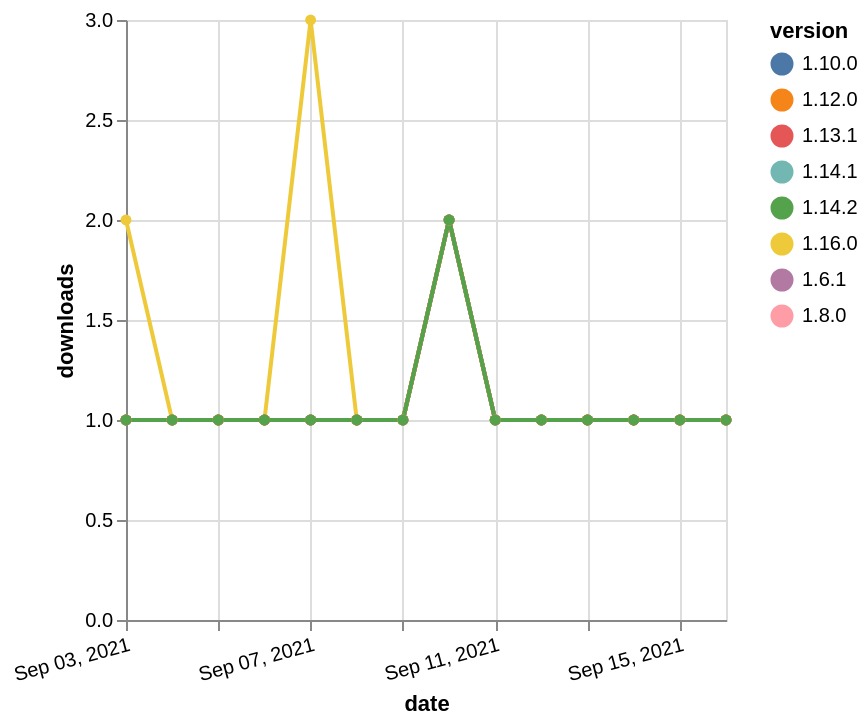

Here is the Vega-Lite specification saved for this chart:
### Vega-Lite specification from a JSON file in a GitHub repository (floating-point values rounded to 4 significant figures)
{"$schema": "https://vega.github.io/schema/vega-lite/v5.json", "description": "A simple bar chart with embedded data.", "data": {"values": [{"date": "2021-09-03", "total": 251, "delta": 1, "version": "1.6.1"}, {"date": "2021-09-04", "total": 252, "delta": 1, "version": "1.6.1"}, {"date": "2021-09-05", "total": 253, "delta": 1, "version": "1.6.1"}, {"date": "2021-09-06", "total": 254, "delta": 1, "version": "1.6.1"}, {"date": "2021-09-07", "total": 255, "delta": 1, "version": "1.6.1"}, {"date": "2021-09-08", "total": 256, "delta": 1, "version": "1.6.1"}, {"date": "2021-09-09", "total": 257, "delta": 1, "version": "1.6.1"}, {"date": "2021-09-10", "total": 259, "delta": 2, "version": "1.6.1"}, {"date": "2021-09-11", "total": 260, "delta": 1, "version": "1.6.1"}, {"date": "2021-09-12", "total": 261, "delta": 1, "version": "1.6.1"}, {"date": "2021-09-13", "total": 262, "delta": 1, "version": "1.6.1"}, {"date": "2021-09-14", "total": 263, "delta": 1, "version": "1.6.1"}, {"date": "2021-09-15", "total": 264, "delta": 1, "version": "1.6.1"}, {"date": "2021-09-16", "total": 265, "delta": 1, "version": "1.6.1"}, {"date": "2021-09-03", "total": 205, "delta": 1, "version": "1.8.0"}, {"date": "2021-09-04", "total": 206, "delta": 1, "version": "1.8.0"}, {"date": "2021-09-05", "total": 207, "delta": 1, "version": "1.8.0"}, {"date": "2021-09-06", "total": 208, "delta": 1, "version": "1.8.0"}, {"date": "2021-09-07", "total": 209, "delta": 1, "version": "1.8.0"}, {"date": "2021-09-08", "total": 210, "delta": 1, "version": "1.8.0"}, {"date": "2021-09-09", "total": 211, "delta": 1, "version": "1.8.0"}, {"date": "2021-09-10", "total": 213, "delta": 2, "version": "1.8.0"}, {"date": "2021-09-11", "total": 214, "delta": 1, "version": "1.8.0"}, {"date": "2021-09-12", "total": 215, "delta": 1, "version": "1.8.0"}, {"date": "2021-09-13", "total": 216, "delta": 1, "version": "1.8.0"}, {"date": "2021-09-14", "total": 217, "delta": 1, "version": "1.8.0"}, {"date": "2021-09-15", "total": 218, "delta": 1, "version": "1.8.0"}, {"date": "2021-09-16", "total": 219, "delta": 1, "version": "1.8.0"}, {"date": "2021-09-03", "total": 192, "delta": 1, "version": "1.10.0"}, {"date": "2021-09-04", "total": 193, "delta": 1, "version": "1.10.0"}, {"date": "2021-09-05", "total": 194, "delta": 1, "version": "1.10.0"}, {"date": "2021-09-06", "total": 195, "delta": 1, "version": "1.10.0"}, {"date": "2021-09-07", "total": 196, "delta": 1, "version": "1.10.0"}, {"date": "2021-09-08", "total": 197, "delta": 1, "version": "1.10.0"}, {"date": "2021-09-09", "total": 198, "delta": 1, "version": "1.10.0"}, {"date": "2021-09-10", "total": 200, "delta": 2, "version": "1.10.0"}, {"date": "2021-09-11", "total": 201, "delta": 1, "version": "1.10.0"}, {"date": "2021-09-12", "total": 202, "delta": 1, "version": "1.10.0"}, {"date": "2021-09-13", "total": 203, "delta": 1, "version": "1.10.0"}, {"date": "2021-09-14", "total": 204, "delta": 1, "version": "1.10.0"}, {"date": "2021-09-15", "total": 205, "delta": 1, "version": "1.10.0"}, {"date": "2021-09-16", "total": 206, "delta": 1, "version": "1.10.0"}, {"date": "2021-09-03", "total": 127, "delta": 2, "version": "1.16.0"}, {"date": "2021-09-04", "total": 128, "delta": 1, "version": "1.16.0"}, {"date": "2021-09-05", "total": 129, "delta": 1, "version": "1.16.0"}, {"date": "2021-09-06", "total": 130, "delta": 1, "version": "1.16.0"}, {"date": "2021-09-07", "total": 133, "delta": 3, "version": "1.16.0"}, {"date": "2021-09-08", "total": 134, "delta": 1, "version": "1.16.0"}, {"date": "2021-09-09", "total": 135, "delta": 1, "version": "1.16.0"}, {"date": "2021-09-10", "total": 137, "delta": 2, "version": "1.16.0"}, {"date": "2021-09-11", "total": 138, "delta": 1, "version": "1.16.0"}, {"date": "2021-09-12", "total": 139, "delta": 1, "version": "1.16.0"}, {"date": "2021-09-13", "total": 140, "delta": 1, "version": "1.16.0"}, {"date": "2021-09-14", "total": 141, "delta": 1, "version": "1.16.0"}, {"date": "2021-09-15", "total": 142, "delta": 1, "version": "1.16.0"}, {"date": "2021-09-16", "total": 143, "delta": 1, "version": "1.16.0"}, {"date": "2021-09-03", "total": 157, "delta": 1, "version": "1.13.1"}, {"date": "2021-09-04", "total": 158, "delta": 1, "version": "1.13.1"}, {"date": "2021-09-05", "total": 159, "delta": 1, "version": "1.13.1"}, {"date": "2021-09-06", "total": 160, "delta": 1, "version": "1.13.1"}, {"date": "2021-09-07", "total": 161, "delta": 1, "version": "1.13.1"}, {"date": "2021-09-08", "total": 162, "delta": 1, "version": "1.13.1"}, {"date": "2021-09-09", "total": 163, "delta": 1, "version": "1.13.1"}, {"date": "2021-09-10", "total": 165, "delta": 2, "version": "1.13.1"}, {"date": "2021-09-11", "total": 166, "delta": 1, "version": "1.13.1"}, {"date": "2021-09-12", "total": 167, "delta": 1, "version": "1.13.1"}, {"date": "2021-09-13", "total": 168, "delta": 1, "version": "1.13.1"}, {"date": "2021-09-14", "total": 169, "delta": 1, "version": "1.13.1"}, {"date": "2021-09-15", "total": 170, "delta": 1, "version": "1.13.1"}, {"date": "2021-09-16", "total": 171, "delta": 1, "version": "1.13.1"}, {"date": "2021-09-03", "total": 155, "delta": 1, "version": "1.14.1"}, {"date": "2021-09-04", "total": 156, "delta": 1, "version": "1.14.1"}, {"date": "2021-09-05", "total": 157, "delta": 1, "version": "1.14.1"}, {"date": "2021-09-06", "total": 158, "delta": 1, "version": "1.14.1"}, {"date": "2021-09-07", "total": 159, "delta": 1, "version": "1.14.1"}, {"date": "2021-09-08", "total": 160, "delta": 1, "version": "1.14.1"}, {"date": "2021-09-09", "total": 161, "delta": 1, "version": "1.14.1"}, {"date": "2021-09-10", "total": 163, "delta": 2, "version": "1.14.1"}, {"date": "2021-09-11", "total": 164, "delta": 1, "version": "1.14.1"}, {"date": "2021-09-12", "total": 165, "delta": 1, "version": "1.14.1"}, {"date": "2021-09-13", "total": 166, "delta": 1, "version": "1.14.1"}, {"date": "2021-09-14", "total": 167, "delta": 1, "version": "1.14.1"}, {"date": "2021-09-15", "total": 168, "delta": 1, "version": "1.14.1"}, {"date": "2021-09-16", "total": 169, "delta": 1, "version": "1.14.1"}, {"date": "2021-09-03", "total": 169, "delta": 1, "version": "1.12.0"}, {"date": "2021-09-04", "total": 170, "delta": 1, "version": "1.12.0"}, {"date": "2021-09-05", "total": 171, "delta": 1, "version": "1.12.0"}, {"date": "2021-09-06", "total": 172, "delta": 1, "version": "1.12.0"}, {"date": "2021-09-07", "total": 173, "delta": 1, "version": "1.12.0"}, {"date": "2021-09-08", "total": 174, "delta": 1, "version": "1.12.0"}, {"date": "2021-09-09", "total": 175, "delta": 1, "version": "1.12.0"}, {"date": "2021-09-10", "total": 177, "delta": 2, "version": "1.12.0"}, {"date": "2021-09-11", "total": 178, "delta": 1, "version": "1.12.0"}, {"date": "2021-09-12", "total": 179, "delta": 1, "version": "1.12.0"}, {"date": "2021-09-13", "total": 180, "delta": 1, "version": "1.12.0"}, {"date": "2021-09-14", "total": 181, "delta": 1, "version": "1.12.0"}, {"date": "2021-09-15", "total": 182, "delta": 1, "version": "1.12.0"}, {"date": "2021-09-16", "total": 183, "delta": 1, "version": "1.12.0"}, {"date": "2021-09-03", "total": 138, "delta": 1, "version": "1.14.2"}, {"date": "2021-09-04", "total": 139, "delta": 1, "version": "1.14.2"}, {"date": "2021-09-05", "total": 140, "delta": 1, "version": "1.14.2"}, {"date": "2021-09-06", "total": 141, "delta": 1, "version": "1.14.2"}, {"date": "2021-09-07", "total": 142, "delta": 1, "version": "1.14.2"}, {"date": "2021-09-08", "total": 143, "delta": 1, "version": "1.14.2"}, {"date": "2021-09-09", "total": 144, "delta": 1, "version": "1.14.2"}, {"date": "2021-09-10", "total": 146, "delta": 2, "version": "1.14.2"}, {"date": "2021-09-11", "total": 147, "delta": 1, "version": "1.14.2"}, {"date": "2021-09-12", "total": 148, "delta": 1, "version": "1.14.2"}, {"date": "2021-09-13", "total": 149, "delta": 1, "version": "1.14.2"}, {"date": "2021-09-14", "total": 150, "delta": 1, "version": "1.14.2"}, {"date": "2021-09-15", "total": 151, "delta": 1, "version": "1.14.2"}, {"date": "2021-09-16", "total": 152, "delta": 1, "version": "1.14.2"}]}, "width": "container", "mark": {"type": "line", "point": {"filled": true}}, "encoding": {"x": {"field": "date", "type": "temporal", "timeUnit": "yearmonthdate", "title": "date", "axis": {"labelAngle": -15}}, "y": {"field": "delta", "type": "quantitative", "title": "downloads"}, "color": {"field": "version", "type": "nominal"}, "tooltip": {"field": "delta"}}}
